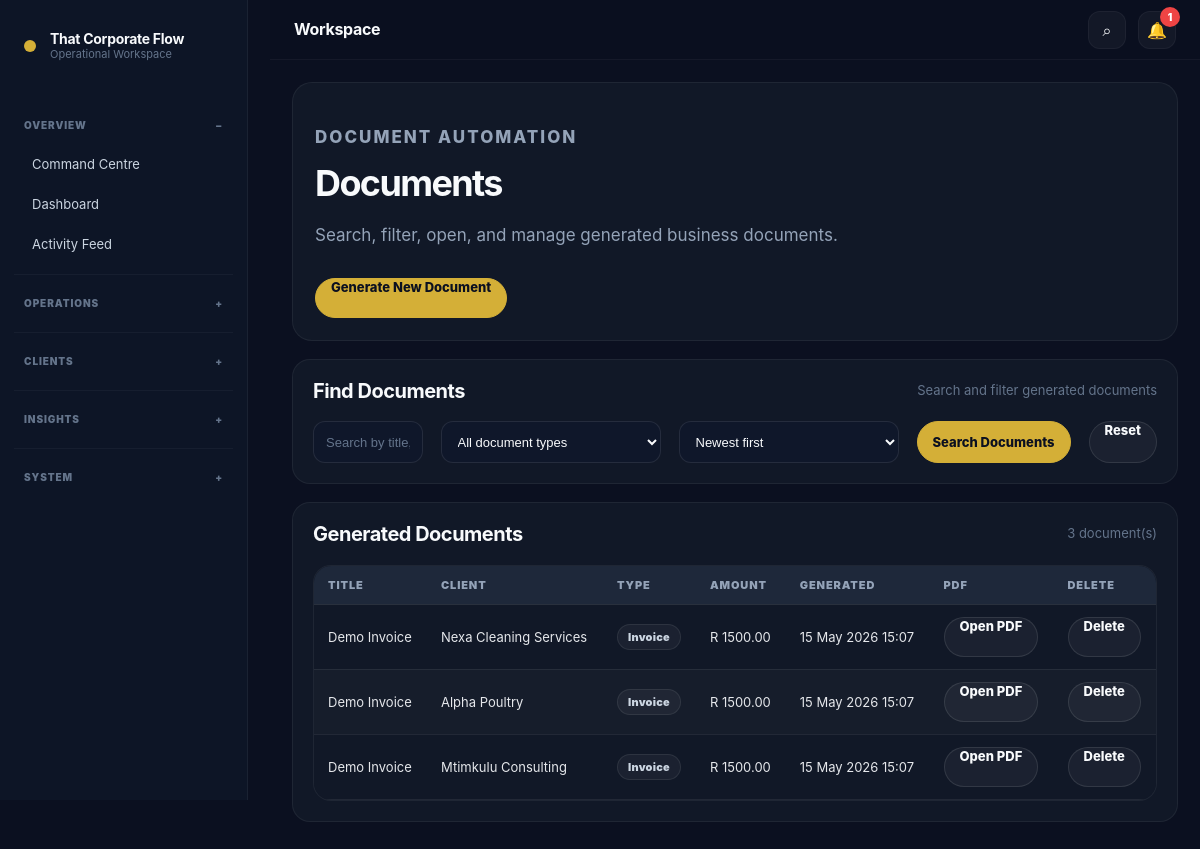
Page /documents/ (signed in) on the committed database.
### documents/models.py (models this page shows, shortened)
class GeneratedDocument(models.Model):
    DOCUMENT_TYPES = [
        ('invoice', 'Invoice'),
        ('quotation', 'Quotation'),
        ('contract', 'Contract'),
        ('proposal', 'Proposal'),
        ('certificate', 'Certificate'),
        ('report', 'Report'),
    ]
    client_name = models.CharField(max_length=200)
    client_email = models.EmailField(blank=True, null=True)
    document_type = models.CharField(max_length=50, choices=DOCUMENT_TYPES)
    title = models.CharField(max_length=200)
    description = models.TextField(blank=True)
    amount = models.DecimalField(max_digits=12, decimal_places=2, default=0)
    file_path = models.CharField(max_length=500, blank=True)
    file_name = models.CharField(max_length=255, blank=True)
    client_folder_path = models.CharField(max_length=500, blank=True)
    created_at = models.DateTimeField(default=timezone.now)

### documents/views.py (the view)
# urls.py: path('', views.document_list, name='document_list'),
@login_required
def document_list(request):
    search_query = request.GET.get('q', '').strip()
    document_type = request.GET.get('type', '').strip()
    sort_by = request.GET.get('sort', 'newest').strip()
    documents = GeneratedDocument.objects.all()
    if search_query:
        documents = documents.filter(
            Q(title__icontains=search_query) |
            Q(client_name__icontains=search_query) |
            Q(client_email__icontains=search_query)
        )
    if document_type:
        documents = documents.filter(document_type=document_type)
    if sort_by == 'oldest':
        documents = documents.order_by('created_at')
    elif sort_by == 'amount_high':
        documents = documents.order_by('-amount')
    elif sort_by == 'amount_low':
        documents = documents.order_by('amount')
    else:
        documents = documents.order_by('-created_at')
    return render(request, 'documents/document_list.html', {
        'documents': documents,
        'search_query': search_query,
        'document_type': document_type,
        'sort_by': sort_by,
        'document_types': GeneratedDocument.DOCUMENT_TYPES,
        'can_generate_document': can_generate_documents(request.user),
        'can_delete_document': can_delete_documents(request.user),
    })

### accounts/permissions.py (called while the page is built)
def is_admin(user):
    return user.is_authenticated and (
        user.is_superuser or
        user.is_staff or
        get_user_role(user) == 'admin'
    )

def can_generate_documents(user):
    return is_admin(user) or is_operations(user) or is_finance(user)

def can_delete_documents(user):
    return is_admin(user)

### notifications/context_processors.py (called while the page is built)
def unread_notifications(request):
    if request.user.is_authenticated:
        count = request.user.notifications.filter(is_read=False).count()
    else:
        count = 0
    return {
        'unread_notification_count': count,
    }

### templates/documents/document_list.html (shortened to what this page needs)
﻿{% extends 'base.html' %}
{% block content %}
<section class='page-header'>
    <p class='eyebrow'>Document Automation</p>
    <h2>Documents</h2>
    <p>Search, filter, open, and manage generated business documents.</p>
    {% if can_generate_document %}
        <div class='hero-actions'>
            <a class='btn primary' href='{% url "generate_document" %}'>
                Generate New Document
            </a>
        </div>
    {% endif %}
</section>
<section class='panel'>
    <div class='panel-header'>
        <h3>Find Documents</h3>
        <p>Search and filter generated documents</p>
    </div>
    <form method='get' class='document-filter-form'>
        <input class='form-control' type='text' name='q' value='{{ search_query }}' placeholder='Search by title, client, or email...'>
        <select class='form-control' name='type'>
            <option value=''>All document types</option>
        </select>
        <select class='form-control' name='sort'>
            <option value='newest' {% if sort_by == 'newest' %}selected{% endif %}>Newest first</option>
        </select>
        <button class='btn primary' type='submit'>Search Documents</button>
        <a class='btn secondary' href='{% url "document_list" %}'>Reset</a>
    </form>
</section>
<section class='panel'>
    <div class='panel-header'>
        <h3>Generated Documents</h3>
        <p>{{ documents.count }} document(s)</p>
    </div>
    {% if documents %}
        <div class='table-wrap'>
            <table>
                <thead>
                    <tr>
                        <th>Title</th>
                        <th>Client</th>
                        <th>Type</th>
                        <th>Amount</th>
                        <th>Generated</th>
                        <th>PDF</th>
                        {% if can_delete_document %}
                            <th>Delete</th>
                        {% endif %}
                    </tr>
                </thead>
                <tbody>
                    {% for document in documents %}
                    <tr>
                        <td>{{ document.title }}</td>
                        <td>{{ document.client_name }}</td>
                        <td><span class='badge'>{{ document.get_document_type_display }}</span></td>
                        <td>R {{ document.amount }}</td>
                        <td>{{ document.created_at|date:'d M Y H:i' }}</td>
                        <td>
                            {% if document.file_path %}
                                <a class='mini-btn' href='{% url "download_document" document.id %}' target='_blank'>Open PDF</a>
                            {% else %}
                                <span class='muted'>No file</span>
                            {% endif %}
                        </td>
                        {% if can_delete_document %}
                            <td>
                                <a class='mini-btn danger' href='{% url "confirm_delete_document" document.id %}'>Delete</a>
                            </td>
                        {% endif %}
                    </tr>
                    {% endfor %}
                </tbody>
            </table>
        </div>
    {% else %}
        <div class='empty-state'>
            <h3>No documents found</h3>
            <p>Try a different search, change your filters, or generate a new document.</p>
        </div>
    {% endif %}
</section>
{% endblock %}

### static/css/final_cleanup.css (style rules this page uses)
body { background: var(--bg); color: var(--text); }
h2 { font-size: clamp(28px, 3vw, 44px) !important; line-height: 1.08 !important; letter-spacing: -0.04em !important; font-weight: 750 !important; }
h3 { font-size: clamp(20px, 2vw, 28px) !important; line-height: 1.2 !important; letter-spacing: -0.025em !important; }
p { line-height: 1.72; }
.panel, .command-panel, .focus-panel, .settings-panel, .auth-card, .client-flow-card, .public-preview-card, .simple-launcher-card, .focus-kpi-card, .stat-card, .notification-card, .global-result-card, .ai-action-card, .module-card, .kanban-card, .client-delivery-card, .announcement-card { background: var(--panel) !important; border: 1px solid var(--border) !important; box-shadow: none !important; border-radius: 22px !important; }
.panel, .command-panel, .focus-panel, .settings-panel, .auth-card, .client-flow-card, .public-preview-card { padding: 24px !important; }
.btn, .mini-btn, .public-btn, .slack-btn { box-shadow: none !important; }
.btn.primary, .public-btn.primary, .slack-btn.primary { background: var(--gold) !important; color: #0a0f1c !important; border-color: var(--gold) !important; }
.btn.secondary, .public-btn.secondary, .slack-btn.secondary { background: rgba(255,255,255,0.04) !important; color: var(--text) !important; border-color: rgba(255,255,255,0.12) !important; }
input, textarea, select, .form-control { background: rgba(255,255,255,0.045) !important; border: 1px solid rgba(255,255,255,0.08) !important; color: var(--text) !important; border-radius: 14px !important; }

### rows in the picture
GeneratedDocument: title "Demo Invoice", client_name "Nexa Cleaning Services", document_type "Invoice", amount "1500.00", created_at "15 May 2026 15:07", shows "Open PDF"
GeneratedDocument: title "Demo Invoice", client_name "Alpha Poultry", document_type "Invoice", amount "1500.00", created_at "15 May 2026 15:07", shows "Open PDF"
GeneratedDocument: title "Demo Invoice", client_name "Mtimkulu Consulting", document_type "Invoice", amount "1500.00", created_at "15 May 2026 15:07", shows "Open PDF"

### other values in the picture
{{ unread_notification_count }} "1"
{{ documents.count }} "3"
